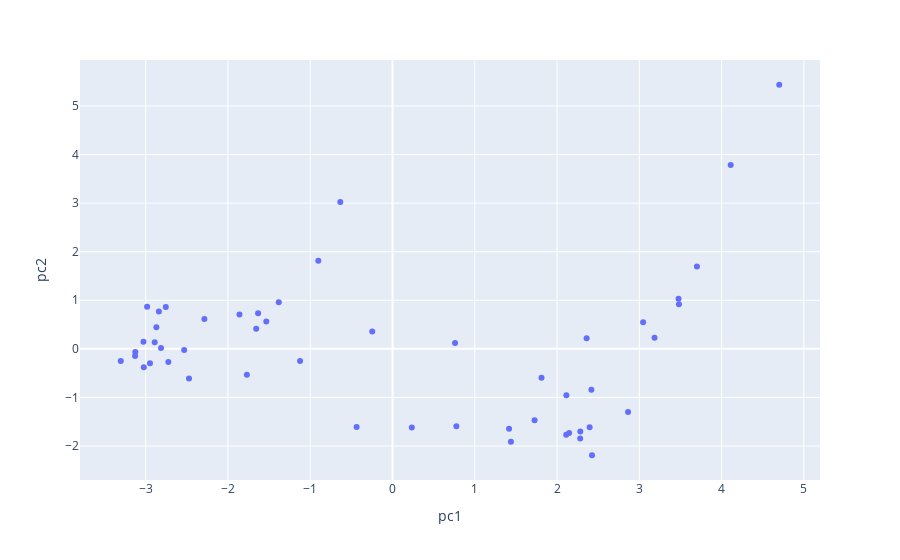

Notebook cell for this chart:
### Markdown cell above
<br/>

<hr style="border: 1px solid #fdb515;" />

### Question 7b

To address Problem 2, we can turn to Plotly. The below cell uses these Plotly guides ([example 1](https://plot.ly/python/text-and-annotations/), [example 2](https://plotly.com/python/hover-text-and-formatting/#disabling-or-customizing-hover-of-columns-in-plotly-express)) to create a scatter plot of the jittered .

### Code cell
# just run this cell
import plotly.express as px

# get the state names from the standardized dataframe's index
first_2_pcs_jittered['state'] = df_standardized.index

# show state names on hover
fig = px.scatter(first_2_pcs_jittered, x="pc1", y="pc2",
                hover_data={"state": True}); 

fig.show();

### Figure 1 — Plotly figure (JSON) as saved in the notebook; plotly's stock layout.template omitted (floating-point values rounded to 4 significant figures)
{"data": [{"customdata": [["Alabama"], ["Alaska"], ["Arizona"], ["Arkansas"], ["California"], ["Colorado"], ["Connecticut"], ["Delaware"], ["D.C."], ["Florida"], ["Georgia"], ["Hawaii"], ["Idaho"], ["Illinois"], ["Indiana"], ["Iowa"], ["Kansas"], ["Kentucky"], ["Louisiana"], ["Maine"], ["Maryland"], ["Massachusetts"], ["Michigan"], ["Minnesota"], ["Mississippi"], ["Missouri"], ["Montana"], ["Nebraska"], ["Nevada"], ["New Hampshire"], ["New Jersey"], ["New Mexico"], ["New York"], ["North Carolina"], ["North Dakota"], ["Ohio"], ["Oklahoma"], ["Oregon"], ["Pennsylvania"], ["Rhode Island"], ["South Carolina"], ["South Dakota"], ["Tennessee"], ["Texas"], ["Utah"], ["Vermont"], ["Virginia"], ["Washington"], ["West Virginia"], ["Wisconsin"], ["Wyoming"]], "hovertemplate": "pc1=%{x}<br>pc2=%{y}<br>state=%{customdata[0]}<extra></extra>", "legendgroup": "", "marker": {"color": "#636efa", "symbol": "circle"}, "mode": "markers", "name": "", "orientation": "v", "showlegend": false, "type": "scatter", "x": [-2.839, -2.89, -1.77, -1.383, 2.283, 0.2347, 2.425, 2.113, 4.701, -1.124, -0.9018, 3.477, -3.129, 2.147, -2.473, 0.7604, -3.023, -1.534, -1.657, 2.111, 3.046, 3.7, 1.417, 4.11, -2.87, -1.634, -2.532, -2.814, 0.7764, 1.727, 2.281, 1.439, 3.185, -2.286, -2.948, -0.2463, -3.027, 2.417, 1.811, 3.481, -2.983, -2.724, -1.86, -2.756, -3.126, 2.396, -0.4364, 2.863, -0.6342, 2.359, -3.303], "xaxis": "x", "y": [0.7688, 0.1378, -0.5345, 0.9613, -1.699, -1.619, -2.19, -0.9565, 5.436, -0.2512, 1.816, 1.031, -0.1447, -1.732, -0.6096, 0.1184, -0.3784, 0.5637, 0.4159, -1.768, 0.549, 1.697, -1.644, 3.786, 0.4438, 0.7308, -0.02549, 0.01942, -1.596, -1.471, -1.844, -1.914, 0.2289, 0.6127, -0.2959, 0.3579, 0.1461, -0.8413, -0.5963, 0.9189, 0.8678, -0.2705, 0.7075, 0.8622, -0.06419, -1.614, -1.611, -1.298, 3.021, 0.2183, -0.251], "yaxis": "y"}], "layout": {"autosize": true, "legend": {"tracegroupgap": 0}, "margin": {"t": 60}, "xaxis": {"anchor": "y", "autorange": true, "domain": [0, 1], "range": [-3.795, 5.193], "title": {"text": "pc1"}, "type": "linear"}, "yaxis": {"anchor": "x", "autorange": true, "domain": [0, 1], "range": [-2.78, 6.027], "title": {"text": "pc2"}, "type": "linear"}}}
